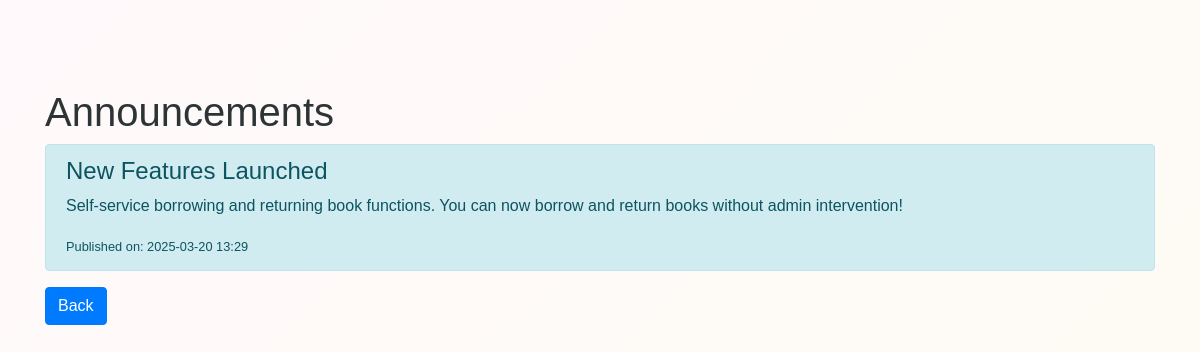
The page /announcement on the database as committed earlier.
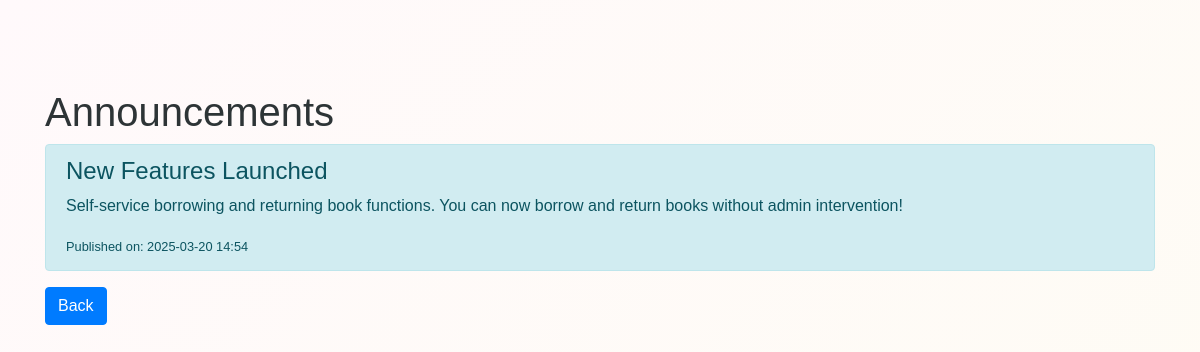
The same page on the database as committed later.
### pages/models.py (models this page shows, shortened)
class Announcement(models.Model):
    title = models.CharField(max_length=255)
    content = models.TextField()
    created_at = models.DateTimeField(auto_now_add=True)

### pages/views.py (the view)
# urls.py: path('announcement',announcement, name='announcement'),
def announcement(request):
    announcements = Announcement.objects.all().order_by("-created_at")
    return render(request, "pages/announcement.html", {"announcements": announcements})

### pages/templates/pages/announcement.html (shortened to what this page needs)
<!DOCTYPE html>
<html lang="en">
{% load static %}
<head>
    <link href="https://stackpath.bootstrapcdn.com/bootstrap/4.5.2/css/bootstrap.min.css" rel="stylesheet">
</head>
<body>
<div class="container mt-5">
    <h1>Announcements</h1>
    {% for announcement in announcements %}
    <div class="alert alert-info">
        <h4>{{ announcement.title }}</h4>
        <p>{{ announcement.content }}</p>
        <small>Published on: {{ announcement.created_at|date:"Y-m-d H:i" }}</small>
    </div>
    {% empty %}
    <p>No announcements available.</p>
    {% endfor %}
    <button onclick="history.back()" class="btn btn-primary">Back</button>
</div>
</body>
</html>

Rows that differ between the two databases and show on the page:
changed Announcement "New Features Launched": created_at "2025-03-20 13:29" → "2025-03-20 14:54"
